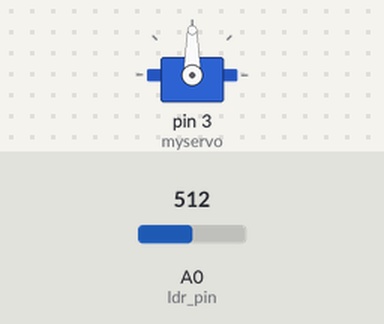
Bench run of a sketch on a simulated Arduino Uno, built with avr-gcc and run on an emulated ATmega328P. On the bench: servo. Inputs (shaded band) come from the test bench; at power-on: A0 (ldr_pin) = 512.

Above: at 1.2 s.
1.3 s: A0 (ldr_pin) set to 831
2.8 s: A0 (ldr_pin) set to 857
At 3.2 s:
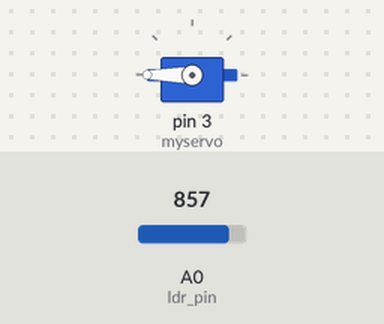
Timing chart, 0 to 5.8 s (numbered marks = the images above; inputs shaded):
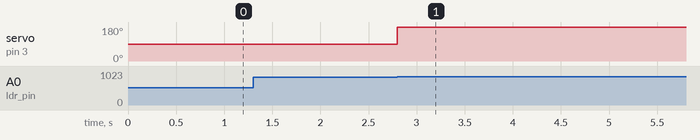

The sketch:

servo_throwing.ino
```cpp
#include <Servo.h>
Servo myservo;

uint8_t ldr_pin = A0;
int threshold = 850;

int prev_reading = 0, reading = 0;
int prev_mode = 0, mode = 0;

void setup() {
  pinMode(ldr_pin, INPUT);
  Serial.begin(9600);
  myservo.attach(3);
}

void loop() {
  check_ldr();
  if (mode != prev_mode)
  {
    if (!mode)
    {
      myservo.write(90);
    }
    else
    {
      myservo.write(180);
    }
  }
  prev_mode = mode;
}

void check_ldr()
{
  reading = analogRead(A0);
  if (reading >= threshold)
  {
    reading = 1;
  }
  else
  {
    reading = 0;
  }
  if (prev_reading != reading && reading == 1)
  {
    mode = !mode;
  }
  prev_reading = reading;
}
```

Measured:
- the behaviour switches between 849 and 850 on A0 (ldr_pin) (found by bisection; images 0 and 1)
- after the input at 1.3 s, every drawn part: stays the same
- after the input at 2.8 s, servo on pin 3 (myservo): 90° → 180° at once
